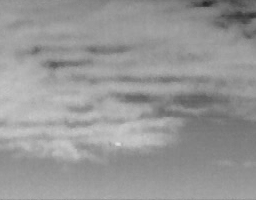
%> input picture 1.bmp, 256 x 200 px
$ octave CRSLCM_Main.m   (GNU Octave 9; MATLAB toolbox functions it lacks are replaced by stand-ins)
%> lines starting %> are read from the running program, lines starting %| are printed output that depends on the picture
%% This is the Matlab code for CRSLCM using on a widely used real IR sequence.
%% It has been successfully tested using Matlab R2016b.

%% Created by Saed Moradi on Jan. 25, 2019, modified by Jinhui Han on May 27, 2019.

%% The corresponding paper: J. Han, S. Moradi, I. Faramarzi, C. Liu, H.
% Zhang, and Q. Zhao, "Infrared small target detection based on
% core-reserve-surrounding local contrast", IEEE Geosci. Remote Sensing
% Lett., 2019

clear all
close all
clc


r=[170 170 170 170 170 170 170 170 171 171 171 171 171 171 171 171     172 172 172 172 172 172 172 172     173 173 173 173 173 173 173 173     174 174 174 174 174 174 174 174     175 175 175 175 175 175 175 175     176 176 176 176 176 176 176 176     177 177 177 177 177 177 177 177];
c=[195 196 197 198 199 200 201 202 195 196 197 198 199 200 201 202     195 196 197 198 199 200 201 202     195 196 197 198 199 200 201 202     195 196 197 198 199 200 201 202     195 196 197 198 199 200 201 202     195 196 197 198 199 200 201 202     195 196 197 198 199 200 201 202];

%% read image
img_name='1.bmp';
img_orig=imread(img_name);
%> img_orig is the input picture: size 200x256 uint8; min 36, max 221, mean 150.8
img=double(img_orig);
figure;imshow(img,[])

%% Gaussian filtering for core layer
gauss_krl=[1 2 1;2 4 2; 1 2 1];
gauss_krl=gauss_krl/16;
I_core=imfilter(img,gauss_krl,'replicate');

%% The average of 9 maximal pixels for each cell of the surrounding layer
I11=zeros(size(img,1),size(img,2),9);
I12=zeros(size(img,1),size(img,2),9);
I13=zeros(size(img,1),size(img,2),9);
I14=zeros(size(img,1),size(img,2),9);
I15=zeros(size(img,1),size(img,2),9);
I16=zeros(size(img,1),size(img,2),9);
I17=zeros(size(img,1),size(img,2),9);
I18=zeros(size(img,1),size(img,2),9);

m91=zeros(27);
m92=zeros(27);
m93=zeros(27);
m94=zeros(27);
m95=zeros(27);
m96=zeros(27);
m97=zeros(27);
m98=zeros(27);
m91(1:9,1:9)=1;
m92(1:9,10:18)=1;
m93(1:9,19:27)=1;
m94(10:18,19:27)=1;
m95(19:27,19:27)=1;
m96(19:27,10:18)=1;
m97(19:27,1:9)=1;
m98(10:18,1:9)=1;


for i=1:9
I11(:,:,i)=ordfilt2(img,82-i,m91);
I12(:,:,i)=ordfilt2(img,82-i,m92);
I13(:,:,i)=ordfilt2(img,82-i,m93);
I14(:,:,i)=ordfilt2(img,82-i,m94);
I15(:,:,i)=ordfilt2(img,82-i,m95);
I16(:,:,i)=ordfilt2(img,82-i,m96);
I17(:,:,i)=ordfilt2(img,82-i,m97);
I18(:,:,i)=ordfilt2(img,82-i,m98);

end

I_mean_1=mean(I11,3);
I_mean_2=mean(I12,3);
I_mean_3=mean(I13,3);
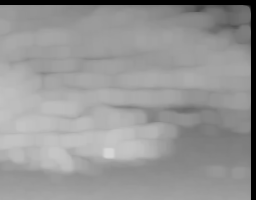
%> I_mean_3: size 200x256 double; min 0, max 214.8, mean 150.5
I_mean_4=mean(I14,3);
I_mean_5=mean(I15,3);
I_mean_6=mean(I16,3);
I_mean_7=mean(I17,3);
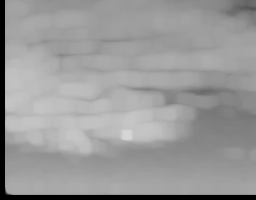
%> I_mean_7: size 200x256 double; min 0, max 214.8, mean 154
I_mean_8=mean(I18,3);
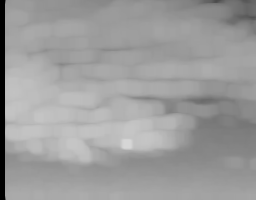
%> I_mean_8: size 200x256 double; min 0, max 214.8, mean 156.9

temp=zeros(size(img,1),size(img,2),8);
temp(:,:,1)=I_mean_1;
temp(:,:,2)=I_mean_2;
temp(:,:,3)=I_mean_3;
temp(:,:,4)=I_mean_4;
temp(:,:,5)=I_mean_5;
temp(:,:,6)=I_mean_6;
temp(:,:,7)=I_mean_7;
temp(:,:,8)=I_mean_8;

%% the max value of the eight cells will be taken as the final surrounding value
I_mean_out=max(temp,[],3);
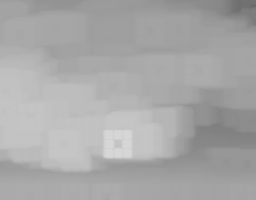
%> I_mean_out: size 200x256 double; min 106.1, max 214.8, mean 168.5

%% CRSLCM Calculation
out=((I_core.^2)./I_mean_out)-I_core;
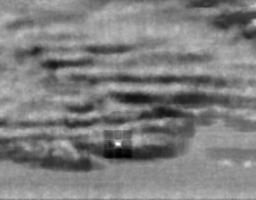
%> out: size 200x256 double; min -49.3, max 19.57, mean -14.88; drawn with min black and max white

%% Non-negative constraint
tt=out>0;
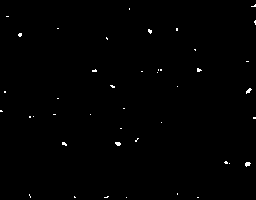
%> tt: size 200x256 logical; 0.49% white in thin lines or dots
out=double(tt).*out;

%% show the calculation result
figure;imshow(out,[])
figure;mesh(out)
%> after `mesh(out)`:
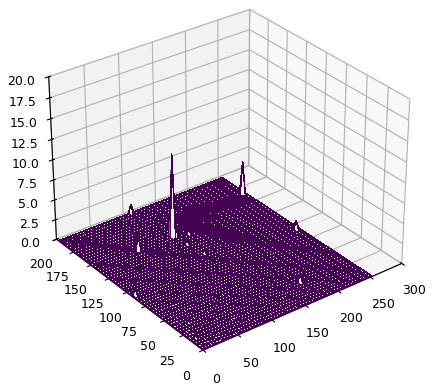
%> figure redrawn from the program's plot data
